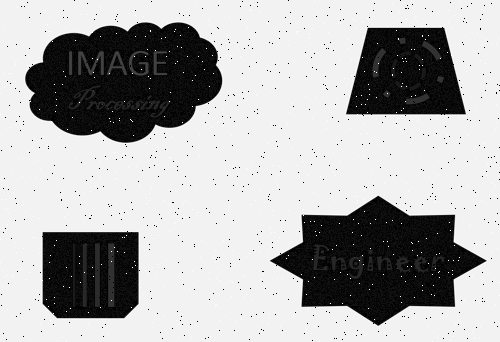
#> input picture Project1_0410893_廖冠勳/Third/problem3.bmp, 500 x 342 px
$ python localEqualization.py   (older library calls are emulated)
#> lines starting #> are read from the running program, lines starting #| are printed output that depends on the picture
from skimage import img_as_float
import numpy as np
import matplotlib
import matplotlib.pyplot as plt
import sys
import cv2 as cv
import scipy


from skimage import data
from skimage.util import img_as_ubyte
from skimage import exposure
import skimage.morphology as morp
from skimage.filters import rank
# [65 lines left out: function build_is_hist, not called in this run]

def localEqualization(picture,window):
    fig = plt.figure(figsize=(8, 5))
    axes = np.zeros((2, 4), dtype=np.object)
    axes[0, 0] = fig.add_subplot(2, 4, 1)
    img_local = rank.equalize(picture, selem=window)
    for i in range(1, 4):
       axes[0, i] = fig.add_subplot(2, 4, 1+i, sharex=axes[0,0], sharey=axes[0,0])
    for i in range(0, 4):
       axes[1, i] = fig.add_subplot(2, 4, 5+i)
    return img_local

def plot_img_and_hist(image, axes, bins=256):
    """Plot an image along with its histogram and cumulative histogram.

    """
    image = img_as_float(image)
    ax_img, ax_hist = axes
    ax_cdf = ax_hist.twinx()

    # Display image
    ax_img.imshow(image, cmap=plt.cm.gray)
    ax_img.set_axis_off()

    # Display histogram
    ax_hist.hist(image.ravel(), bins=bins, histtype='step', color='black')
    ax_hist.ticklabel_format(axis='y', style='scientific', scilimits=(0, 0))
    ax_hist.set_xlabel('Pixel intensity')
    ax_hist.set_xlim(0, 1)
    ax_hist.set_yticks([])

    # Display cumulative distribution
    img_cdf, bins = exposure.cumulative_distribution(image, bins)
    ax_cdf.plot(bins, img_cdf, 'r')
    ax_cdf.set_yticks([])

    return ax_img, ax_hist, ax_cdf


img_C = cv.imread('problem3.bmp')
#> img_C is the input picture: shape (342, 500, 3); min 0, max 255, mean 173.8
img = cv.cvtColor(img_C, cv.COLOR_BGR2GRAY)

# Local Equalization, disk shape kernel
# Better contrast with disk kernel but could be different

kernel = morp.square(200)
kernel_200 = localEqualization(img,kernel)
#> in localEqualization, `img_local = rank.equalize(picture, selem=window)`:
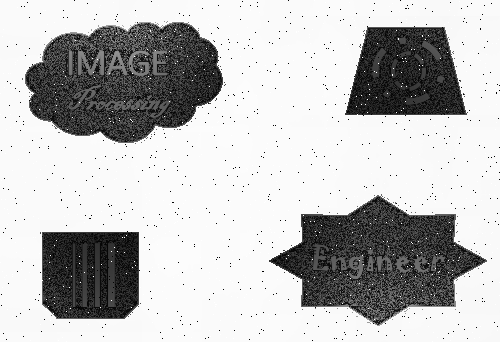
#> img_local: shape (342, 500); min 2, max 255, mean 189.6


kernel_1 = morp.square(100)
kernel_100 = localEqualization(img,kernel_1)
#> in localEqualization (call 2), `img_local = rank.equalize(picture, selem=window)`:
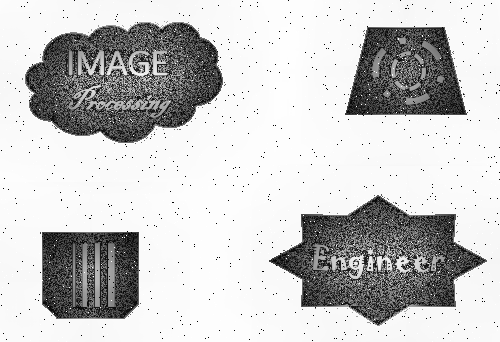
#> img_local: shape (342, 500); min 0, max 255, mean 199.1

kernel_2 = morp.square(50)
kernel_50 = localEqualization(img,kernel_2)
#> in localEqualization (call 3), `img_local = rank.equalize(picture, selem=window)`:
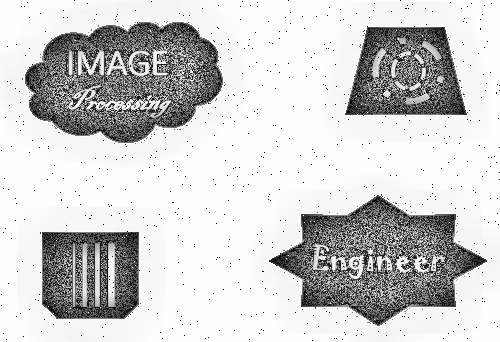
#> img_local: shape (342, 500); min 0, max 255, mean 205.7

fig, (ax_img, ax_global, ax_local) = plt.subplots(1, 3)

# Display results
fig = plt.figure(figsize=(8, 5))
axes = np.zeros((2, 4), dtype=np.object)
axes[0, 0] = fig.add_subplot(2, 4, 1)
for i in range(1, 4):
    axes[0, i] = fig.add_subplot(2, 4, 1+i, sharex=axes[0,0], sharey=axes[0,0])
for i in range(0, 4):
    axes[1, i] = fig.add_subplot(2, 4, 5+i)

ax_img, ax_hist, ax_cdf = plot_img_and_hist(img, axes[:, 0])
#> in plot_img_and_hist, `img_cdf, bins = exposure.cumulative_distribution(image, bins)`: img_cdf = 256 values from 0.0163 to 1; bins = 256 values from 0.00195 to 0.998
ax_img.set_title('Original image')

y_min, y_max = ax_hist.get_ylim()
#> y_min = 0; y_max = 121681.4
ax_hist.set_ylabel('Number of pixels')
ax_hist.set_yticks(np.linspace(0, y_max, 5))

ax_img, ax_hist, ax_cdf = plot_img_and_hist(kernel_200, axes[:, 1])
ax_img.set_title('MASK200')
scipy.misc.imsave('MASK200.bmp', kernel_200)

ax_img, ax_hist, ax_cdf = plot_img_and_hist(kernel_100, axes[:, 2])
ax_img.set_title('MASK100')
scipy.misc.imsave('MASK100.bmp', kernel_100)

ax_img, ax_hist, ax_cdf = plot_img_and_hist(kernel_50, axes[:, 3])
ax_img.set_title('MASK50')
scipy.misc.imsave('MASK50.bmp', kernel_50)

ax_cdf.set_ylabel('Fraction of total intensity')
ax_cdf.set_yticks(np.linspace(0, 1, 5))

# prevent overlap of y-axis labels
fig.tight_layout()
plt.show()
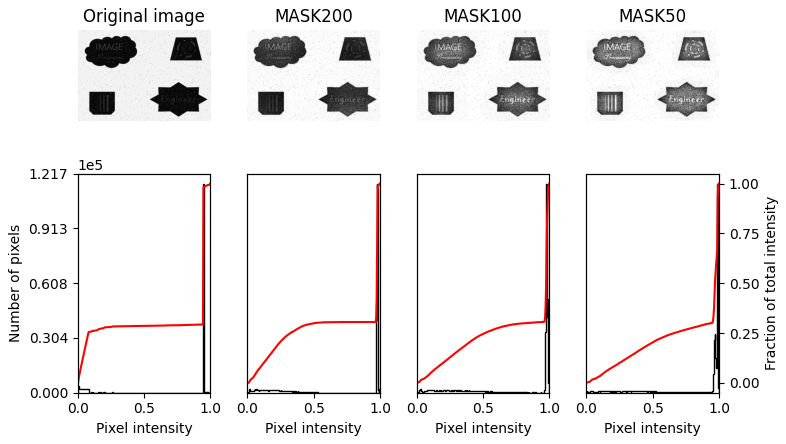
#> figure drawn by matplotlib, 12 panels; panel 12: curve peaks at x = 0.998, y = 1


# [13 lines of commented-out code are left out]
